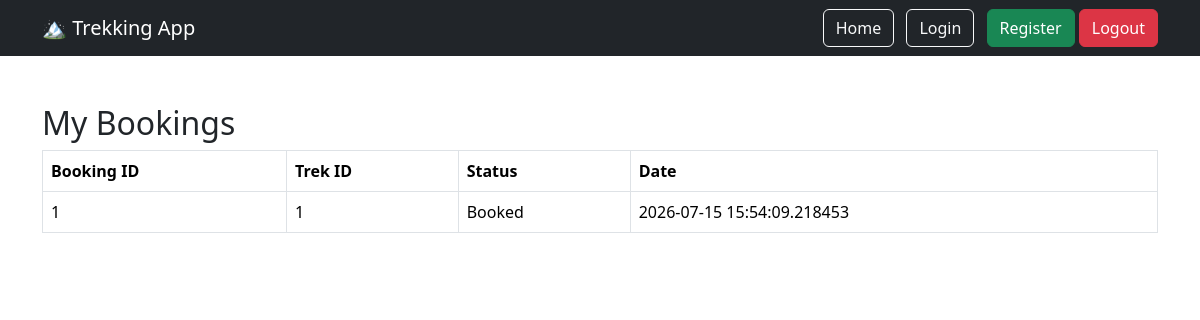
The page /user/bookings (signed in) on the database its author committed.
### models/booking.py (models this page shows)
class Booking(db.Model):
    __tablename__ = "bookings"
    id = db.Column( db.Integer,primary_key=True)
    user_id = db.Column( db.Integer,db.ForeignKey("users.id"))
    trek_id = db.Column( db.Integer, db.ForeignKey("treks.id"))
    booking_date = db.Column( db.DateTime, default=datetime.utcnow)
    status = db.Column( db.String(20), default="Booked")
    user = db.relationship("User", backref="bookings")
    trek = db.relationship("Trek", backref="bookings")

### routes/user.py (the view)
@user.route("/user/bookings")
@login_required
def my_bookings():
    bookings = Booking.query.filter_by(
        user_id=current_user.id
    ).all()
    return render_template(
        "user/bookings.html",
        bookings=bookings
    )

### app.py (called while the page is built)
@login_manager.user_loader
def load_user(user_id):
    return User.query.get(int(user_id))

### templates/user/bookings.html
{% extends "base.html" %}
{% block content %}
<h2>My Bookings</h2>
<table class="table table-bordered">
    <tr>
        <th>Booking ID</th>
        <th>Trek ID</th>
        <th>Status</th>
        <th>Date</th>
    </tr>
    {% for booking in bookings %}
    <tr>
        <td>{{ booking.id }}</td>
        <td>{{ booking.trek_id }}</td>
        <td>{{ booking.status }}</td>
        <td>{{ booking.booking_date }}</td>
    </tr>
    {% endfor %}
</table>
{% endblock %}

### rows shown on the page
Booking: id "1", trek_id "1", status "Booked", booking_date "2026-07-15 15:54:09.218453"
